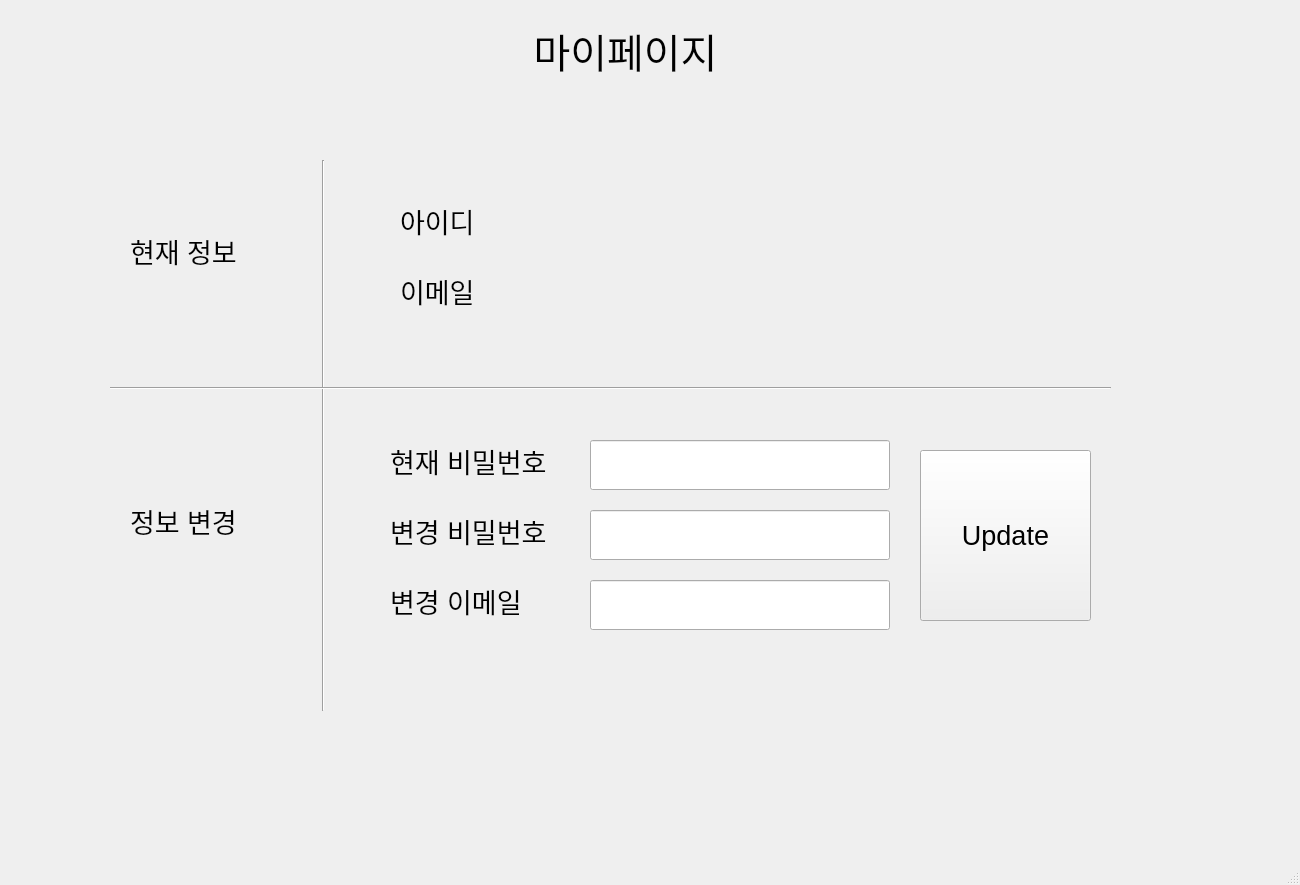
<?xml version="1.0" encoding="UTF-8"?>
<ui version="4.0">
 <class>MainWindow</class>
 <widget class="QMainWindow" name="MainWindow">
  <property name="geometry">
   <rect>
    <x>0</x>
    <y>0</y>
    <width>1300</width>
    <height>885</height>
   </rect>
  </property>
  <property name="windowTitle">
   <string>MainWindow</string>
  </property>
  <widget class="QWidget" name="centralwidget">
   <widget class="QLabel" name="mypage_label">
    <property name="geometry">
     <rect>
      <x>510</x>
      <y>0</y>
      <width>231</width>
      <height>101</height>
     </rect>
    </property>
    <property name="font">
     <font>
      <pointsize>30</pointsize>
     </font>
    </property>
    <property name="text">
     <string>마이페이지</string>
    </property>
    <property name="alignment">
     <set>Qt::AlignCenter</set>
    </property>
   </widget>
   <widget class="QLabel" name="update_label">
    <property name="geometry">
     <rect>
      <x>130</x>
      <y>500</y>
      <width>151</width>
      <height>41</height>
     </rect>
    </property>
    <property name="font">
     <font>
      <pointsize>20</pointsize>
     </font>
    </property>
    <property name="text">
     <string>정보 변경</string>
    </property>
   </widget>
   <widget class="QLabel" name="check_pw_label">
    <property name="geometry">
     <rect>
      <x>390</x>
      <y>440</y>
      <width>171</width>
      <height>41</height>
     </rect>
    </property>
    <property name="font">
     <font>
      <pointsize>20</pointsize>
     </font>
    </property>
    <property name="text">
     <string>현재 비밀번호</string>
    </property>
   </widget>
   <widget class="QLabel" name="new_pw_label">
    <property name="geometry">
     <rect>
      <x>390</x>
      <y>510</y>
      <width>161</width>
      <height>41</height>
     </rect>
    </property>
    <property name="font">
     <font>
      <pointsize>20</pointsize>
     </font>
    </property>
    <property name="text">
     <string>변경 비밀번호</string>
    </property>
   </widget>
   <widget class="QLabel" name="new_email_label">
    <property name="geometry">
     <rect>
      <x>390</x>
      <y>580</y>
      <width>161</width>
      <height>41</height>
     </rect>
    </property>
    <property name="font">
     <font>
      <pointsize>20</pointsize>
     </font>
    </property>
    <property name="text">
     <string>변경 이메일</string>
    </property>
   </widget>
   <widget class="QLabel" name="id_label">
    <property name="geometry">
     <rect>
      <x>400</x>
      <y>200</y>
      <width>171</width>
      <height>41</height>
     </rect>
    </property>
    <property name="font">
     <font>
      <pointsize>20</pointsize>
     </font>
    </property>
    <property name="text">
     <string>아이디</string>
    </property>
   </widget>
   <widget class="QLabel" name="current_id_value_label">
    <property name="geometry">
     <rect>
      <x>580</x>
      <y>200</y>
      <width>481</width>
      <height>41</height>
     </rect>
    </property>
    <property name="font">
     <font>
      <pointsize>20</pointsize>
     </font>
    </property>
    <property name="text">
     <string/>
    </property>
   </widget>
   <widget class="QLabel" name="current_label">
    <property name="geometry">
     <rect>
      <x>130</x>
      <y>230</y>
      <width>151</width>
      <height>41</height>
     </rect>
    </property>
    <property name="font">
     <font>
      <pointsize>20</pointsize>
     </font>
    </property>
    <property name="text">
     <string>현재 정보</string>
    </property>
   </widget>
   <widget class="QLabel" name="email_label">
    <property name="geometry">
     <rect>
      <x>400</x>
      <y>270</y>
      <width>171</width>
      <height>41</height>
     </rect>
    </property>
    <property name="font">
     <font>
      <pointsize>20</pointsize>
     </font>
    </property>
    <property name="text">
     <string>이메일</string>
    </property>
   </widget>
   <widget class="QLabel" name="current_email_value_label">
    <property name="geometry">
     <rect>
      <x>580</x>
      <y>270</y>
      <width>481</width>
      <height>41</height>
     </rect>
    </property>
    <property name="font">
     <font>
      <pointsize>20</pointsize>
     </font>
    </property>
    <property name="text">
     <string/>
    </property>
   </widget>
   <widget class="QLineEdit" name="new_email_input">
    <property name="geometry">
     <rect>
      <x>590</x>
      <y>580</y>
      <width>300</width>
      <height>50</height>
     </rect>
    </property>
   </widget>
   <widget class="QLineEdit" name="current_password_input">
    <property name="geometry">
     <rect>
      <x>590</x>
      <y>440</y>
      <width>300</width>
      <height>50</height>
     </rect>
    </property>
   </widget>
   <widget class="QLineEdit" name="new_password_input">
    <property name="geometry">
     <rect>
      <x>590</x>
      <y>510</y>
      <width>300</width>
      <height>50</height>
     </rect>
    </property>
   </widget>
   <widget class="QPushButton" name="update_button">
    <property name="geometry">
     <rect>
      <x>920</x>
      <y>450</y>
      <width>171</width>
      <height>171</height>
     </rect>
    </property>
    <property name="font">
     <font>
      <pointsize>20</pointsize>
     </font>
    </property>
    <property name="text">
     <string>Update</string>
    </property>
   </widget>
   <widget class="Line" name="line">
    <property name="geometry">
     <rect>
      <x>313</x>
      <y>160</y>
      <width>20</width>
      <height>551</height>
     </rect>
    </property>
    <property name="orientation">
     <enum>Qt::Vertical</enum>
    </property>
   </widget>
   <widget class="Line" name="line_2">
    <property name="geometry">
     <rect>
      <x>110</x>
      <y>380</y>
      <width>1001</width>
      <height>16</height>
     </rect>
    </property>
    <property name="orientation">
     <enum>Qt::Horizontal</enum>
    </property>
   </widget>
   <widget class="QLabel" name="status_label">
    <property name="geometry">
     <rect>
      <x>400</x>
      <y>660</y>
      <width>661</width>
      <height>41</height>
     </rect>
    </property>
    <property name="font">
     <font>
      <pointsize>15</pointsize>
     </font>
    </property>
    <property name="text">
     <string/>
    </property>
   </widget>
  </widget>
  <widget class="QMenuBar" name="menubar">
   <property name="geometry">
    <rect>
     <x>0</x>
     <y>0</y>
     <width>1300</width>
     <height>28</height>
    </rect>
   </property>
  </widget>
  <widget class="QStatusBar" name="statusbar"/>
 </widget>
 <resources/>
 <connections/>
</ui>
